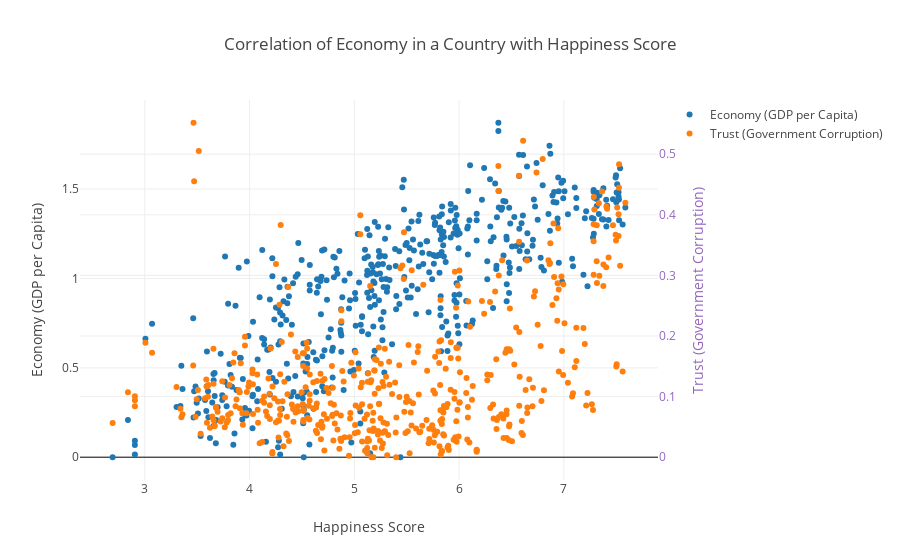

Write notebook code for a chart like this one.
### Code cell
# Basic Scatter Plot between Happiness Score and Economy: ( Positive correlation )

trace1 = go.Scatter(
    x = df["Happiness Score"],
    y = df["Economy (GDP per Capita)"],
    name = "Economy (GDP per Capita)",
    mode = 'markers'
)

trace2 = go.Scatter(
    x = df["Happiness Score"],
    y = df["Trust (Government Corruption)"],
    mode = 'markers',
    name = "Trust (Government Corruption)",
    yaxis = "y2"
)

layout = go.Layout(
    title= "Correlation of Economy in a Country with Happiness Score",
    xaxis= dict(
        title= "Happiness Score",
    ),
    yaxis=dict(
        title= "Economy (GDP per Capita)",
    ),
    yaxis2=dict(
        title="Trust (Government Corruption)",
        titlefont=dict(
            color='rgb(148, 103, 189)'
        ),
        tickfont=dict(
            color='rgb(148, 103, 189)'
        ),
        overlaying='y',
        side='right'
    )
)

data = [trace1, trace2]
figure = go.Figure(data = data, layout= layout)
iplot(figure)

### Figure 1 — Plotly figure (JSON) as saved in the notebook; plotly's stock layout.template omitted (floating-point values rounded to 4 significant figures; data arrays with more than 128 entries replaced by an {"elided": "..."} marker saying what was removed)
{"data": [{"mode": "markers", "name": "Economy (GDP per Capita)", "type": "scatter", "uid": "7f8bed44-55ad-48a3-8f5b-dac26d52841c", "x": {"elided": "470 float values"}, "y": {"elided": "470 float values"}}, {"mode": "markers", "name": "Trust (Government Corruption)", "type": "scatter", "uid": "934584d3-1305-4afd-b037-abb326ba7893", "x": {"elided": "470 float values"}, "y": {"elided": "470 float values"}, "yaxis": "y2"}], "layout": {"title": {"text": "Correlation of Economy in a Country with Happiness Score"}, "xaxis": {"title": {"text": "Happiness Score"}}, "yaxis": {"title": {"text": "Economy (GDP per Capita)"}}, "yaxis2": {"overlaying": "y", "side": "right", "tickfont": {"color": "rgb(148, 103, 189)"}, "title": {"font": {"color": "rgb(148, 103, 189)"}, "text": "Trust (Government Corruption)"}}}}
